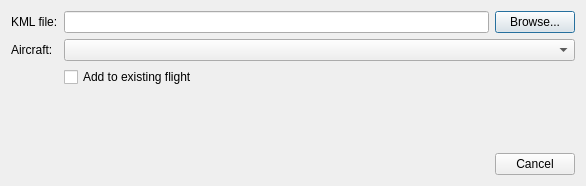
<?xml version="1.0" encoding="UTF-8"?>
<ui version="4.0">
 <class>KMLImportDialog</class>
 <widget class="QDialog" name="KMLImportDialog">
  <property name="geometry">
   <rect>
    <x>0</x>
    <y>0</y>
    <width>586</width>
    <height>186</height>
   </rect>
  </property>
  <property name="windowTitle">
   <string>KML Import</string>
  </property>
  <layout class="QFormLayout" name="formLayout">
   <item row="0" column="0">
    <widget class="QLabel" name="label_2">
     <property name="text">
      <string>KML file:</string>
     </property>
    </widget>
   </item>
   <item row="0" column="1">
    <layout class="QHBoxLayout" name="horizontalLayout">
     <item>
      <widget class="QLineEdit" name="filePathLineEdit">
       <property name="minimumSize">
        <size>
         <width>400</width>
         <height>0</height>
        </size>
       </property>
      </widget>
     </item>
     <item>
      <widget class="QPushButton" name="fileSelectionPushButton">
       <property name="text">
        <string>Browse...</string>
       </property>
      </widget>
     </item>
    </layout>
   </item>
   <item row="2" column="0">
    <widget class="QLabel" name="label">
     <property name="text">
      <string>Aircraft:</string>
     </property>
    </widget>
   </item>
   <item row="2" column="1">
    <widget class="AircraftSelectionComboBox" name="aircraftSelectionComboBox"/>
   </item>
   <item row="3" column="1">
    <widget class="QCheckBox" name="addToFlightCheckBox">
     <property name="text">
      <string>Add to existing flight</string>
     </property>
    </widget>
   </item>
   <item row="4" column="0" colspan="2">
    <spacer name="verticalSpacer">
     <property name="orientation">
      <enum>Qt::Vertical</enum>
     </property>
     <property name="sizeHint" stdset="0">
      <size>
       <width>559</width>
       <height>13</height>
      </size>
     </property>
    </spacer>
   </item>
   <item row="6" column="1">
    <widget class="QDialogButtonBox" name="buttonBox">
     <property name="orientation">
      <enum>Qt::Horizontal</enum>
     </property>
     <property name="standardButtons">
      <set>QDialogButtonBox::Cancel</set>
     </property>
    </widget>
   </item>
  </layout>
 </widget>
 <customwidgets>
  <customwidget>
   <class>AircraftSelectionComboBox</class>
   <extends>QComboBox</extends>
   <header location="global">AircraftSelectionComboBox.h</header>
  </customwidget>
 </customwidgets>
 <resources/>
 <connections/>
</ui>
